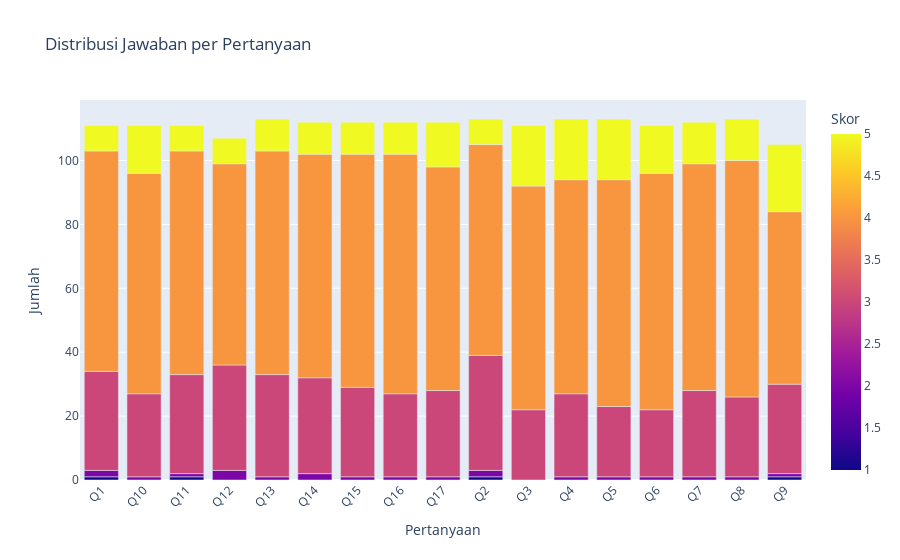

Here is the notebook cell this chart was saved with:
### Code cell
df_melt = df_numeric.melt(
    var_name="Pertanyaan",
    value_name="Skor"
)

df_melt = df_melt.dropna()
df_melt["Skor"] = df_melt["Skor"].astype(int)

distribusi_per_pertanyaan = (
    df_melt.groupby(["Pertanyaan", "Skor"])
    .size()
    .reset_index(name="Jumlah")
)

fig3 = px.bar(
    distribusi_per_pertanyaan,
    x="Pertanyaan",
    y="Jumlah",
    color="Skor",
    barmode="stack",
    title="Distribusi Jawaban per Pertanyaan"
)

fig3.update_layout(xaxis_tickangle=-45)

fig3.show()

### Figure 1 — Plotly figure (JSON) as saved in the notebook; plotly's stock layout.template omitted (floating-point values rounded to 4 significant figures)
{"data": [{"hovertemplate": "Pertanyaan=%{x}<br>Jumlah=%{y}<br>Skor=%{marker.color}<extra></extra>", "legendgroup": "", "marker": {"color": [1, 2, 3, 4, 5, 2, 3, 4, 5, 1, 2, 3, 4, 5, 2, 3, 4, 5, 2, 3, 4, 5, 2, 3, 4, 5, 2, 3, 4, 5, 2, 3, 4, 5, 2, 3, 4, 5, 1, 2, 3, 4, 5, 3, 4, 5, 2, 3, 4, 5, 2, 3, 4, 5, 2, 3, 4, 5, 2, 3, 4, 5, 2, 3, 4, 5, 1, 2, 3, 4, 5], "coloraxis": "coloraxis", "pattern": {"shape": ""}}, "name": "", "orientation": "v", "showlegend": false, "textposition": "auto", "type": "bar", "x": ["Q1", "Q1", "Q1", "Q1", "Q1", "Q10", "Q10", "Q10", "Q10", "Q11", "Q11", "Q11", "Q11", "Q11", "Q12", "Q12", "Q12", "Q12", "Q13", "Q13", "Q13", "Q13", "Q14", "Q14", "Q14", "Q14", "Q15", "Q15", "Q15", "Q15", "Q16", "Q16", "Q16", "Q16", "Q17", "Q17", "Q17", "Q17", "Q2", "Q2", "Q2", "Q2", "Q2", "Q3", "Q3", "Q3", "Q4", "Q4", "Q4", "Q4", "Q5", "Q5", "Q5", "Q5", "Q6", "Q6", "Q6", "Q6", "Q7", "Q7", "Q7", "Q7", "Q8", "Q8", "Q8", "Q8", "Q9", "Q9", "Q9", "Q9", "Q9"], "xaxis": "x", "y": [1, 2, 31, 69, 8, 1, 26, 69, 15, 1, 1, 31, 70, 8, 3, 33, 63, 8, 1, 32, 70, 10, 2, 30, 70, 10, 1, 28, 73, 10, 1, 26, 75, 10, 1, 27, 70, 14, 1, 2, 36, 66, 8, 22, 70, 19, 1, 26, 67, 19, 1, 22, 71, 19, 1, 21, 74, 15, 1, 27, 71, 13, 1, 25, 74, 13, 1, 1, 28, 54, 21], "yaxis": "y"}], "layout": {"barmode": "stack", "coloraxis": {"colorbar": {"title": {"text": "Skor"}}, "colorscale": [[0, "#0d0887"], [0.1111, "#46039f"], [0.2222, "#7201a8"], [0.3333, "#9c179e"], [0.4444, "#bd3786"], [0.5556, "#d8576b"], [0.6667, "#ed7953"], [0.7778, "#fb9f3a"], [0.8889, "#fdca26"], [1, "#f0f921"]]}, "legend": {"tracegroupgap": 0}, "title": {"text": "Distribusi Jawaban per Pertanyaan"}, "xaxis": {"anchor": "y", "domain": [0, 1], "tickangle": -45, "title": {"text": "Pertanyaan"}}, "yaxis": {"anchor": "x", "domain": [0, 1], "title": {"text": "Jumlah"}}}}
